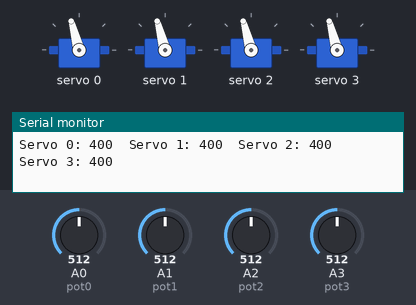
Bench run of a sketch on a simulated Arduino Uno, built with avr-gcc and run on an emulated ATmega328P. On the bench: 4 × servo, the last lines printed to the serial monitor. The inputs (shaded band) are chosen by the test bench; at power-on: A0 (pot0) = 512, A1 (pot1) = 512, A2 (pot2) = 512, A3 (pot3) = 512.

Above: at 1.4 s.
1.5 s: A0 (pot0) set to 133
At 2.7 s:
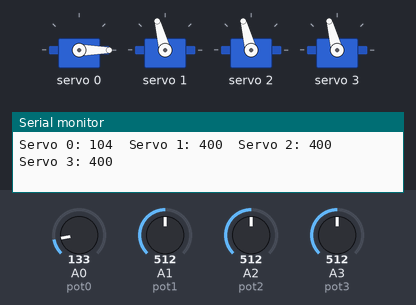
3.0 s: A0 (pot0) set to 115
6.0 s: A1 (pot1) set to 135
At 7.1 s:
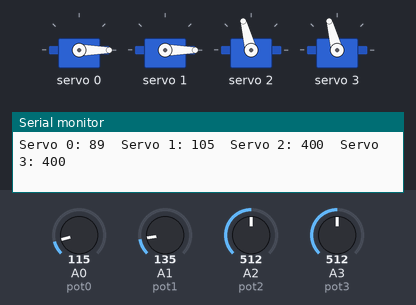
7.5 s: A1 (pot1) set to 117
10.5 s: A2 (pot2) set to 133
At 11.2 s:
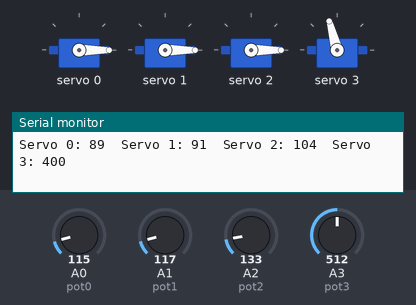
12.0 s: A2 (pot2) set to 116
Timing chart, 0 to 15.0 s (numbered marks = the images above; inputs shaded):
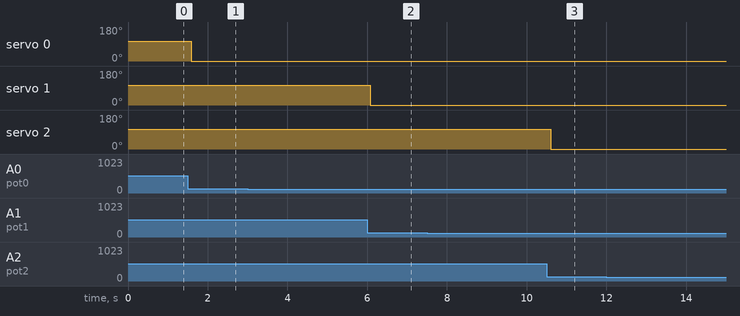

The sketch:

Servo_Tester_Alternative.ino
```cpp
#include <Wire.h>
#include <Adafruit_PWMServoDriver.h>
Adafruit_PWMServoDriver pwm = Adafruit_PWMServoDriver();

//Change Potentiometer Pins if necessary
#define pot0  A0
#define pot1  A1
#define pot2  A2
#define pot3  A3

uint16_t servoPulse[] = {350, 350, 350, 350};

void setup() {
  Serial.begin(9600);
  delay(200);

  pwm.begin();
  pwm.setPWMFreq(60);

  pinMode(pot0, INPUT);
  pinMode(pot1, INPUT);
  pinMode(pot2, INPUT);
  pinMode(pot3, INPUT);

}

void loop() {

  servoPulse[0] = map(analogRead(pot0), 0, 1023, 0, 800);
  servoPulse[1] = map(analogRead(pot1), 0, 1023, 0, 800);
  servoPulse[2] = map(analogRead(pot2), 0, 1023, 0, 800);
  servoPulse[3] = map(analogRead(pot3), 0, 1023, 0, 800);

  Serial.print("Servo 0: ");
    Serial.print(servoPulse[0]);
  Serial.print("  Servo 1: ");
    Serial.print(servoPulse[1]);
  Serial.print("  Servo 2: ");
    Serial.print(servoPulse[2]);
  Serial.print("  Servo 3: ");
    Serial.println(servoPulse[3]);

  pwm.setPWM(0,0,servoPulse[0]);
  pwm.setPWM(1,0,servoPulse[1]);
  pwm.setPWM(2,0,servoPulse[2]);
  pwm.setPWM(3,0,servoPulse[3]);

  delay(5);

}
```

Measured:
- after the input at 1.5 s, servo 0: 105° → 0° after 0.09 s
- after the input at 6.0 s, servo 1: 105° → 0° after 0.08 s
- after the input at 10.5 s, servo 2: 105° → 0° after 0.10 s
